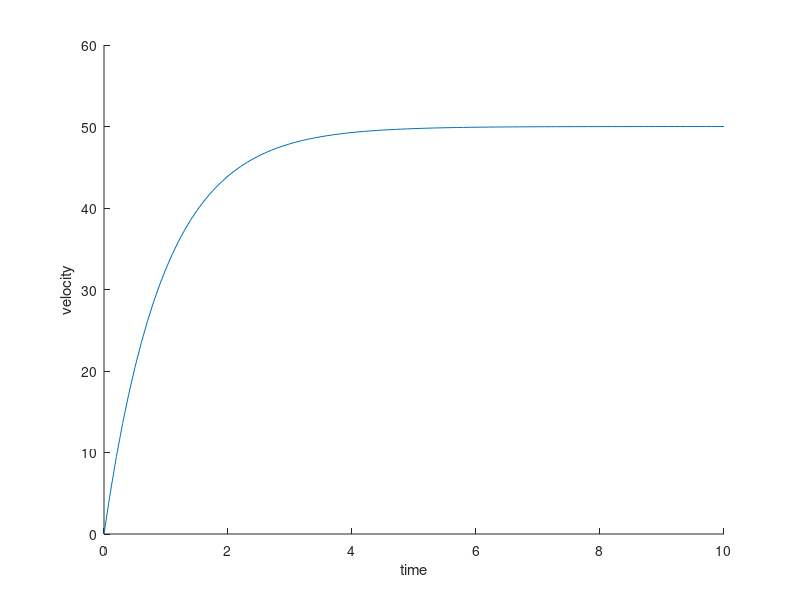

Here is the MATLAB script that generated this plot:
function P_control

clear all; close all;

% ----- Adjust Parameters ------

kP =  1.0;
r  = 50.0;
c  =  1.0;
m  =  1.0;
v  =  0.0; % initial velocity
tt = 10.0; % termination time

% ------------------------------

dt =  0.1;
t  =  0.0;
n  =  tt / dt + 1;

for i = 1 : n - 1;
	e = error(v(i));
	u = input(e);
	a = deriv(u);
	v(i + 1) = v(i) + a * dt;
	t(i + 1) = t(i) + dt;
end

	function u = input(e)
	u = kP * e;
	end

	function e = error(v)
	e = r - v;
	end

	function a = deriv(u)
	a = c * u / m;
	end

figure(1); hold on;
plot(t, v);
ylim([0, r + 10]);
xlabel('time'); ylabel('velocity');
end